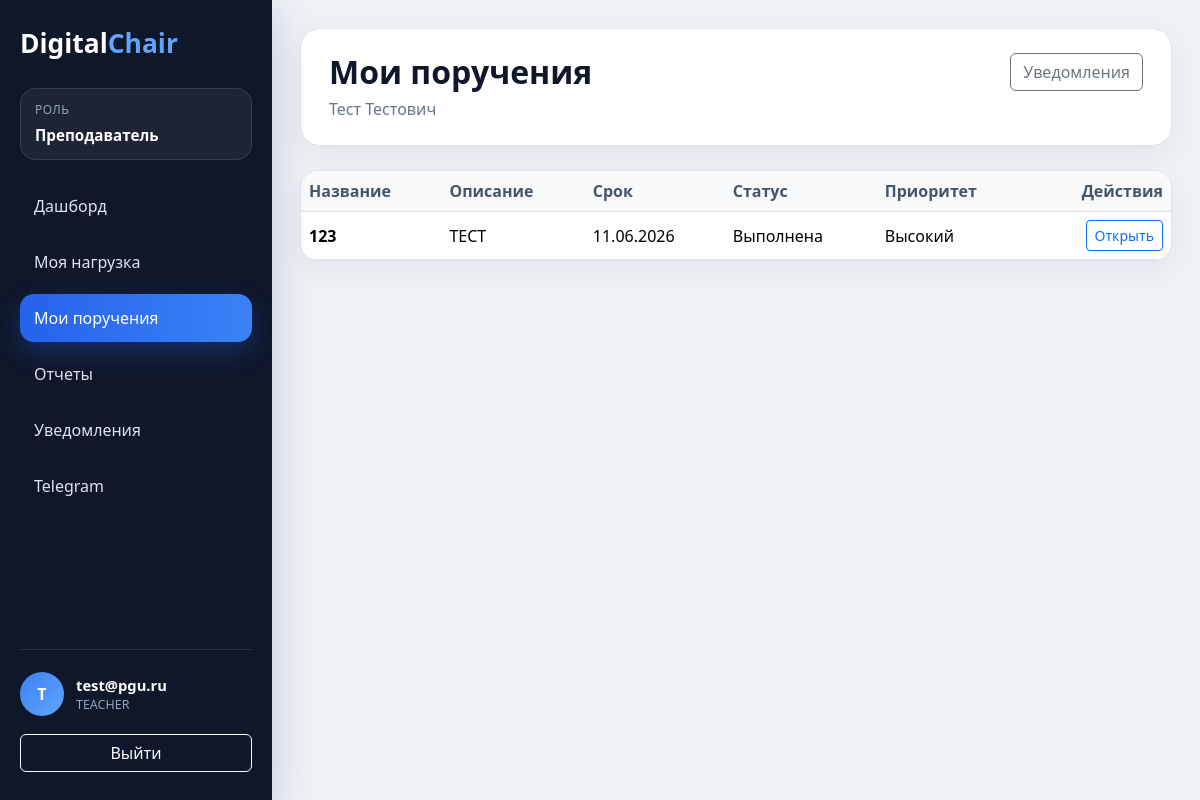
Page /my-assignments/ (signed in) on the committed database.
### apps/users/models.py (models this page shows, shortened)
class User(AbstractUser):
    class Roles(models.TextChoices):
        ADMIN = 'ADMIN', 'Администратор'
        HEAD = 'HEAD', 'Заведующий кафедрой'
        TEACHER = 'TEACHER', 'Преподаватель'
        STUDENT = 'STUDENT', 'Студент'
        STUDY_MASTER = 'STUDY_MASTER', 'Учебный мастер'
    username = models.CharField(
        max_length=150,
        unique=True
    )
    email = models.EmailField(
        unique=True
    )
    role = models.CharField(
        max_length=30,
        choices=Roles.choices,
        default=Roles.TEACHER
    )
    phone = models.CharField(
        max_length=20,
        blank=True,
        null=True
    )
    telegram_id = models.CharField(
        max_length=100,
        blank=True,
        null=True
    )
    telegram_bind_code = models.CharField(
        max_length=20,
        blank=True,
        null=True
    )
    telegram_bind_code_created_at = models.DateTimeField(
        blank=True,
        null=True
    )
    is_2fa_enabled = models.BooleanField(
        default=False
    )
    totp_secret = models.CharField(
        max_length=64,
        blank=True,
        null=True
    )
    USERNAME_FIELD = 'email'
    REQUIRED_FIELDS = []
    objects = UserManager()

### apps/core/models.py (models this page shows, shortened)
class Teacher(models.Model):
    POSITION_CHOICES = [
        ('assistant', 'Ассистент'),
        ('senior_teacher', 'Старший преподаватель'),
        ('docent', 'Доцент'),
        ('professor', 'Профессор'),
    ]
    user = models.OneToOneField(
        settings.AUTH_USER_MODEL,
        on_delete=models.CASCADE,
        related_name='teacher_profile'
    )
    full_name = models.CharField(
        max_length=255
    )
    position = models.CharField(
        max_length=50,
        choices=POSITION_CHOICES
    )
    academic_degree = models.CharField(
        max_length=255,
        blank=True,
        null=True
    )
    rate = models.DecimalField(
        max_digits=3,
        decimal_places=1,
        default=1.0
    )
    max_hours = models.PositiveIntegerField(
        default=900
    )

### apps/assignments/models.py (models this page shows, shortened)
class Task(models.Model):
    class Statuses(models.TextChoices):
        NEW = 'NEW', 'Новая'
        IN_PROGRESS = 'IN_PROGRESS', 'В работе'
        COMPLETED = 'COMPLETED', 'Выполнена'
        CANCELLED = 'CANCELLED', 'Отменена'
    class Priorities(models.TextChoices):
        LOW = 'LOW', 'Низкий'
        MEDIUM = 'MEDIUM', 'Средний'
        HIGH = 'HIGH', 'Высокий'
    title = models.CharField(
        max_length=255
    )
    description = models.TextField()
    teacher = models.ForeignKey(
        Teacher,
        on_delete=models.CASCADE,
        related_name='tasks'
    )
    created_by = models.ForeignKey(
        settings.AUTH_USER_MODEL,
        on_delete=models.CASCADE,
        related_name='created_tasks'
    )
    due_date = models.DateField()
    status = models.CharField(
        max_length=20,
        choices=Statuses.choices,
        default=Statuses.NEW
    )
    priority = models.CharField(
        max_length=20,
        choices=Priorities.choices,
        default=Priorities.MEDIUM
    )
    attachment = models.FileField(
        upload_to='assignments/',
        blank=True,
        null=True,
        validators=[
            FileExtensionValidator(
                allowed_extensions=[
                    'pdf',
                    'docx',
                    'xlsx',
                    'png',
                    'jpg',
                    'jpeg',
                ]
            ),
            validate_attachment_size
        ]
    )
    created_at = models.DateTimeField(
        auto_now_add=True
    )
    completed_at = models.DateTimeField(
        blank=True,
        null=True
    )
    @property
    def is_overdue(self):
        return (
            self.due_date < timezone.localdate()
            and self.status != self.Statuses.COMPLETED
        )

### apps/assignments/views.py (the view)
@login_required(login_url='/login/')
@teacher_required
@never_cache
def my_tasks_view(request):
    teacher = getattr(
        request.user,
        'teacher_profile',
        None
    )
    tasks = Task.objects.none()
    if teacher is not None:
        tasks = Task.objects.filter(
            teacher=teacher
        ).order_by(
            'due_date',
            '-created_at'
        )
    return render(
        request,
        'assignments/my_tasks.html',
        {
            'teacher': teacher,
            'tasks': tasks,
        }
    )

### apps/assignments/views.py (called while the page is built)
def is_teacher(user):
    return user.is_authenticated and user.role == 'TEACHER'

### templates/assignments/my_tasks.html (shortened to what this page needs)
{% extends 'base/base.html' %}
{% block page_title %}Мои поручения{% endblock %}
{% block page_subtitle %}
    <p class="app-page-subtitle">
        {% if teacher %}
            {{ teacher.full_name }}
        {% else %}
            Профиль преподавателя не найден.
        {% endif %}
    </p>
{% endblock %}
{% block page_actions %}
    <a href="/notifications/" class="btn btn-outline-secondary">Уведомления</a>
{% endblock %}
{% block content %}
    <div class="table-card">
        <div class="table-responsive">
            <table class="table align-middle">
                <thead>
                <tr>
                    <th>Название</th>
                    <th>Описание</th>
                    <th>Срок</th>
                    <th>Статус</th>
                    <th>Приоритет</th>
                    <th class="text-end">Действия</th>
                </tr>
                </thead>
                <tbody>
                {% for task in tasks %}
                    <tr {% if task.is_overdue %}class="table-danger"{% endif %}>
                        <td class="fw-semibold">
                            {{ task.title }}
                        </td>
                        <td>{{ task.description|truncatechars:100 }}</td>
                        <td>{{ task.due_date|date:"d.m.Y" }}</td>
                        <td>{{ task.get_status_display }}</td>
                        <td>{{ task.get_priority_display }}</td>
                        <td class="text-end">
                            <a href="/my-assignments/{{ task.id }}/" class="btn btn-sm btn-outline-primary">Открыть</a>
                        </td>
                    </tr>
                {% empty %}
                    <tr>
                        <td colspan="6" class="text-center text-muted py-4">Поручений пока нет.</td>
                    </tr>
                {% endfor %}
                </tbody>
            </table>
        </div>
    </div>
{% endblock %}

### templates/base/base.html (shortened to what this page needs)
<!DOCTYPE html>
<html lang="ru">
<head>
    <link href="https://cdn.jsdelivr.net/npm/bootstrap@5.3.3/dist/css/bootstrap.min.css"
          rel="stylesheet">
</head>
<body>
{% if request.user.is_authenticated %}
    <div class="app-shell">
        <aside class="app-sidebar">
            <h1 class="app-logo">Digital<span>Chair</span></h1>
            <div class="app-role">
                <span class="app-role-label">Роль</span>
                <span class="app-role-value">{{ ui_role_label }}</span>
            </div>
            <nav class="app-nav">
                {% for item in ui_navigation_items %}
                    <a href="{{ item.url }}"
                       class="app-nav-link{% if item.is_active %} active{% endif %}">
                        <span>{{ item.label }}</span>
                    </a>
                {% endfor %}
            </nav>
            <div class="app-sidebar-footer">
                <div class="app-user">
                    <div class="app-user-avatar">
                        {{ request.user.email|first|upper }}
                    </div>
                    <div>
                        <div class="app-user-email">{{ request.user.email }}</div>
                        <div class="app-user-role">{{ request.user.role }}</div>
                    </div>
                </div>
                <a href="/logout/" class="btn btn-outline-light w-100">Выйти</a>
            </div>
        </aside>
        <main class="app-main">
            <header class="app-page-header">
                <div>
                    <h1 class="app-page-title">{% block page_title %}DigitalChair{% endblock %}</h1>
                    {% block page_subtitle %}{% endblock %}
                </div>
                <div class="app-toolbar">
                    {% block page_actions %}{% endblock %}
                </div>
            </header>
            {% block content %}{% endblock %}
        </main>
    </div>
{% else %}
    {% block anonymous_content %}{% endblock %}
{% endif %}
</body>
</html>

### rows in the picture
User: user.email|first "T", user.email "test@pgu.ru", user.role "TEACHER"
Teacher: full_name "Тест Тестович"
Task: title "123", description "ТЕСТ", due_date "11.06.2026", status "Выполнена", priority "Высокий"

### other values in the picture
{{ ui_role_label }} "Преподаватель"
{{ item.label }} "Дашборд" "Моя нагрузка" "Мои поручения" "Отчеты" "Уведомления" "Telegram"
